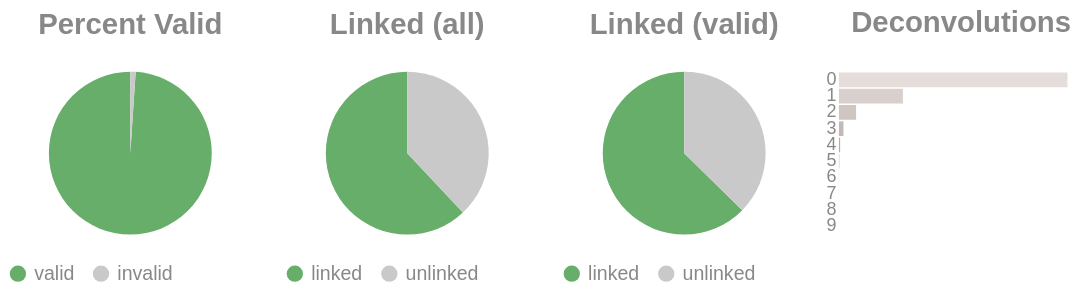

Write notebook code for a chart like this one.
### Code cell
if SKIPLR:
    pass
else:
    clash = Counter()
    for i in valids['molecule'].to_list():
        _mol = i.split("-")
        if len(_mol) == 1:
            clash.update('0')
        else:
            clash.update(_mol[-1])

    _d = {"deconvolutions": [], 'count': []}
    for k,v in clash.items():
        _d['deconvolutions'].append(k)
        _d['count'].append(v)

    tot_valid = valids['reads'].sum()
    mask = valids['reads'] >= 2
    n_linked_reads = valids.filter(mask)['reads'].sum()
    if n_linked_reads == 0:
        print_html("No linked molecules (>=2 reads) were detected; skipping linked-only distributions.")
        SKIPLR = True
    else:
        perc_valid = round(tot_valid / n_reads, 4)
        linked_perc_abs = round(n_linked_reads / n_reads, 4)
        linked_perc = round(n_linked_reads / tot_valid, 4)

    _valid = pl.DataFrame({"valids": ['valid', 'invalid'], "count": [tot_valid, n_reads - tot_valid]})
    _linked_abs = pl.DataFrame({"linked (absolute)": ['linked', 'unlinked'], "count": [n_linked_reads, n_reads - n_linked_reads]})
    _linked_rel = pl.DataFrame({"linked (valids)": ['linked', 'unlinked'], "count": [n_linked_reads, tot_valid - n_linked_reads]})

    (
        alt.hconcat(
            piechart(_valid, goodval = 'valid', title = "Percent Valid"),
            piechart(_linked_abs, goodval = "linked", title =  "Linked (all)"),
            piechart(_linked_rel, goodval = "linked", title =  "Linked (valid)"),
            convolutionbar(pl.DataFrame(_d), title = "Deconvolutions"),
            center = True,
            bounds = 'flush'
        )
        .resolve_scale(color='independent')
        .resolve_legend('independent')
        .properties(usermeta={'embedOptions': {"actions": False}})
    ).display()

### Figure 1 — Vega-Lite specification as saved in the notebook (floating-point values rounded to 4 significant figures)
{"width": "container", "height": 400, "config": {"title": {"anchor": "start", "dy": -15, "fontSize": 18, "color": "#888888", "subtitleColor": "#888888", "subtitleFontSize": 14}, "arc": {"fill": "#0072B2"}, "axis": {"domainColor": "#888888", "domainWidth": 0.5, "gridWidth": 0.2, "grid": false, "titleFontWeight": 400, "titleFontSize": 15, "labelFontSize": 11, "labelColor": "#888888", "tickColor": "#888888", "tickWidth": 0.2, "titleColor": "#888888"}, "axisBand": {"grid": false}, "axisX": {"grid": true, "tickSize": 10, "domainCap": "round"}, "axisY": {"domain": false, "grid": true, "tickSize": 0, "domainCap": "round"}, "background": "transparent", "header": {"labelFontSize": 15, "labelColor": "#888888", "titleFontSize": 15, "titleFontWeight": 600, "titleColor": "#888888"}, "legend": {"labelFont": "sans-serif", "labelFontSize": 12, "labelColor": "#888888", "symbolSize": 100, "symbolType": "circle", "titleFontSize": 12, "titlePadding": 10, "titleColor": "#888888", "title": null}, "range": {"category": ["#E69F00", "#56B4E9", "#009E73", "#F0E442", "#0072B2", "#D55E00", "#CC79A7", "#000000"], "diverging": ["#cfe8f3", "#a2d4ec", "#73bfe2", "#46abdb", "#1696d2", "#12719e"]}, "area": {"fill": "#0072B2", "fillOpacity": 0.7, "line": true, "strokeOpacity": 0.7}, "line": {"color": "#0072B2", "stroke": "#0072B2", "strokeWidth": 2}, "trail": {"color": "#0072B2", "stroke": "#0072B2", "strokeWidth": 0, "size": 1}, "point": {"filled": true, "fillOpacity": 1.0, "size": 95}, "text": {"color": "#888888", "fontSize": 11, "align": "right", "fontWeight": 400, "size": 11}, "bar": {"fill": "#0072B2", "stroke": null}, "view": {"stroke": null, "continuousWidth": 660, "continuousHeight": 400}}, "hconcat": [{"data": {"name": "data-a63786d505922bf12b42350345f22bfa"}, "mark": {"type": "arc"}, "encoding": {"color": {"field": "valids", "legend": {"orient": "bottom", "title": null}, "scale": {"domain": ["valid", "invalid"], "range": ["#68ae6b", "#C9C9C9"]}, "title": "Valids", "type": "nominal"}, "theta": {"field": "count", "type": "quantitative"}, "tooltip": [{"field": "valids", "title": "Valids", "type": "ordinal"}, {"field": "percent", "format": ".2%", "title": "Percent", "type": "quantitative"}, {"field": "count", "title": "Count", "type": "quantitative"}]}, "height": 100, "title": {"text": "Percent Valid", "align": "center", "anchor": "middle"}, "transform": [{"calculate": "datum.count / 20433571", "as": "percent"}], "width": 150}, {"data": {"name": "data-b8d4e7c25e36f5a6b17e0f2e49a001b5"}, "mark": {"type": "arc"}, "encoding": {"color": {"field": "linked (absolute)", "legend": {"orient": "bottom", "title": null}, "scale": {"domain": ["linked", "unlinked"], "range": ["#68ae6b", "#C9C9C9"]}, "title": "Linked (Absolute)", "type": "nominal"}, "theta": {"field": "count", "type": "quantitative"}, "tooltip": [{"field": "linked (absolute)", "title": "Linked (Absolute)", "type": "ordinal"}, {"field": "percent", "format": ".2%", "title": "Percent", "type": "quantitative"}, {"field": "count", "title": "Count", "type": "quantitative"}]}, "height": 100, "title": {"text": "Linked (all)", "align": "center", "anchor": "middle"}, "transform": [{"calculate": "datum.count / 20433571", "as": "percent"}], "width": 150}, {"data": {"name": "data-fc8bafe8428d1940dffe687270ddc512"}, "mark": {"type": "arc"}, "encoding": {"color": {"field": "linked (valids)", "legend": {"orient": "bottom", "title": null}, "scale": {"domain": ["linked", "unlinked"], "range": ["#68ae6b", "#C9C9C9"]}, "title": "Linked (Valids)", "type": "nominal"}, "theta": {"field": "count", "type": "quantitative"}, "tooltip": [{"field": "linked (valids)", "title": "Linked (Valids)", "type": "ordinal"}, {"field": "percent", "format": ".2%", "title": "Percent", "type": "quantitative"}, {"field": "count", "title": "Count", "type": "quantitative"}]}, "height": 100, "title": {"text": "Linked (valid)", "align": "center", "anchor": "middle"}, "transform": [{"calculate": "datum.count / 20219110", "as": "percent"}], "width": 150}, {"data": {"name": "data-c429d6823614d859213fb44d62188c11"}, "mark": {"type": "bar"}, "encoding": {"color": {"field": "deconvolutions", "legend": null, "scale": {"scheme": "lightgreyred"}, "type": "nominal"}, "tooltip": [{"field": "deconvolutions", "title": "Deconvolutions", "type": "ordinal"}, {"field": "percent", "format": ".2%", "title": "Percent", "type": "quantitative"}, {"field": "count", "title": "Count", "type": "quantitative"}], "x": {"axis": null, "field": "count", "type": "quantitative"}, "y": {"field": "deconvolutions", "sort": "ascending", "title": null, "type": "nominal"}}, "height": 100, "title": {"text": "Deconvolutions", "align": "center", "anchor": "middle"}, "transform": [{"calculate": "datum.count / 11632719", "as": "percent"}], "width": 150}], "bounds": "flush", "center": true, "resolve": {"legend": {"angle": "independent"}, "scale": {"color": "independent"}}, "usermeta": {"embedOptions": {"actions": false}}, "$schema": "https://vega.github.io/schema/vega-lite/v6.4.1.json", "datasets": {"data-a63786d505922bf12b42350345f22bfa": [{"valids": "valid", "count": 20219110}, {"valids": "invalid", "count": 214461}], "data-b8d4e7c25e36f5a6b17e0f2e49a001b5": [{"linked (absolute)": "linked", "count": 12664561}, {"linked (absolute)": "unlinked", "count": 7769010}], "data-fc8bafe8428d1940dffe687270ddc512": [{"linked (valids)": "linked", "count": 12664561}, {"linked (valids)": "unlinked", "count": 7554549}], "data-c429d6823614d859213fb44d62188c11": [{"deconvolutions": "0", "count": 8416640}, {"deconvolutions": "1", "count": 2356017}, {"deconvolutions": "2", "count": 632168}, {"deconvolutions": "3", "count": 165956}, {"deconvolutions": "4", "count": 44309}, {"deconvolutions": "5", "count": 12362}, {"deconvolutions": "6", "count": 3608}, {"deconvolutions": "7", "count": 1143}, {"deconvolutions": "8", "count": 390}, {"deconvolutions": "9", "count": 126}]}}
